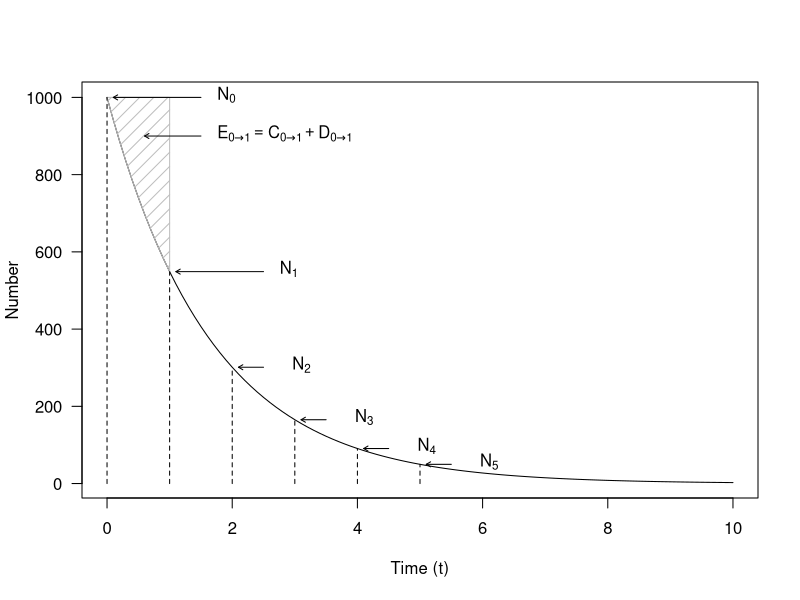
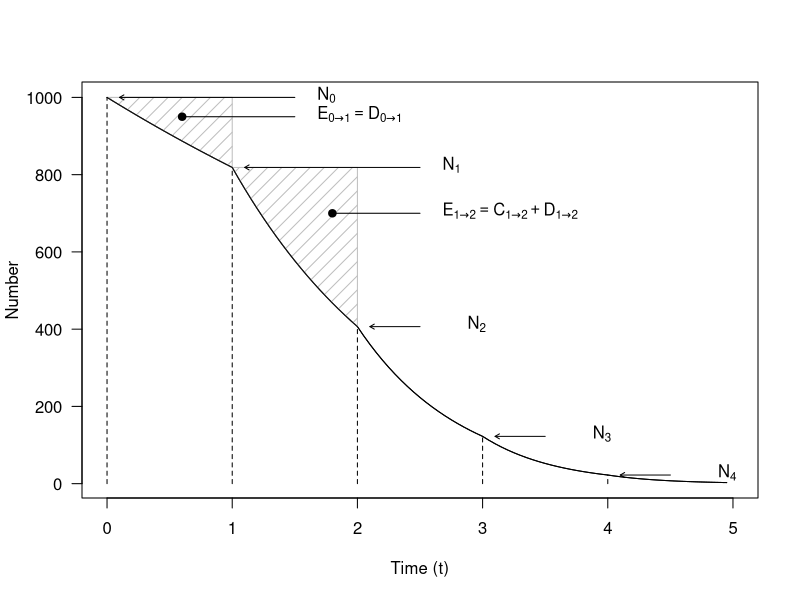
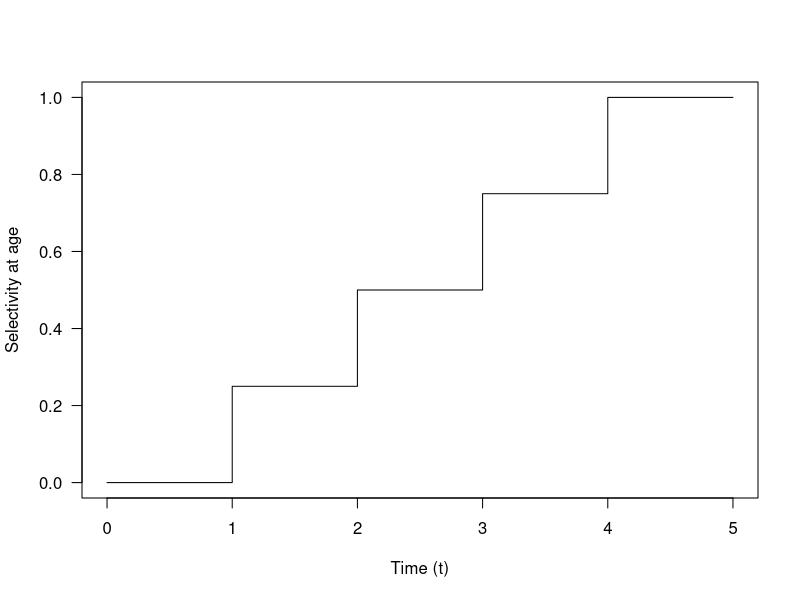

Generate these figures, in order, with R:
# CREATED 19 January 2011
# PURPOSE illustrate concepts used for stock assessment with some diagrams

##### Illustrate the exponential decay with constant M and F

postscript(file = "../Graphics/IllustrationOfExpDecay.ps")

# Define parameters
N0 <- 1e3
Z <- 0.6

# Exponential decay function
f <- function(x) return(N0 * exp(- Z * x))

# function to illustrate the location of the number at age
d.n.a <- function(x = f(seq(0,5))){
for( i in 1:length(x)){

segments(i-1,0,i-1,x[i],lty=2)
arrows(ifelse(i <= 2, i + 0.5, i-0.5), x[i], i-0.9, x[i], length = 0.05)
text(ifelse(i <= 2, i + 0.6, i - 0.2), x[i], bquote(N[.(i - 1)]), pos = 4)

}
}

###### Plot
curve(f, from = 0, to = 10, las = 1, xlab = "Time (t)", ylab = "Number")

# Display death
polygon(c(seq(0,1,length=10), 1, 0), c(f(seq(0,1,length=10)), f(0), f(0)),  density = 10, col = "gray")
arrows(1.5, 0.9 * N0, 0.6, 0.9 * N0, length = 0.05)
text(1.6, 0.9 * N0, expression(E[0 %->% 1] == C[0 %->% 1] + D[0 %->% 1]), pos = 4)
# display number at age
d.n.a()

dev.off()

##### Illustrate the exponential decay with constant M and F varying according to selectivity

# Define parameters
S <- c(0,0.25,0.5,0.75,1)
N0 <- 1e3
M <- 0.2
F <- 2

# A curve composed of many exponential functions
f <- function(x) {
  # Output
  fx <- rep(NA, length(x))

  # Exponential decay by slice
  for(i in 1:length(x)){

    if( x[i] >= 0 && x[i] < 1) fx[i] <- N0 * exp(-(M + F * S[1]) * x[i])
    if( x[i] >= 1 && x[i] < 2) fx[i] <- N0 * exp(-(M + F * S[1]) * 1) * exp(-(M + F * S[2]) * (x[i]-1))
    if( x[i] >= 2 && x[i] < 3) fx[i] <- N0 * exp(-(M + F * S[1] + M + F * S[2]) * 1) * exp(-(M + F * S[3]) * (x[i] - 2))
    if( x[i] >= 3 && x[i] < 4) fx[i] <- N0 * exp(-(M + F * S[1] + M + F * S[2] + M + F * S[3]) * 1) * exp(-(M + F * S[4]) * (x[i] - 3))
    if( x[i] >= 4 && x[i] < 5) fx[i] <- N0 * exp(-(4 * M + F * sum(S[1:4])) * 1) * exp(-(M + F * S[5]) * (x[i] - 4))
                  
                }
  #
  return(fx)
}

##### Plots

### Exponential curve
postscript(file = "../Graphics/IllustrationOfExpDecayWithSelectivity.ps")
curve(f, from = 0, to = 5, las = 1, xlab = "Time (t)", ylab = "Number")

# Display death, only death from natural causes
polygon(c(seq(0,1,length=10), 1, 0), c(f(seq(0,1,length=10)), f(0), f(0)),  density = 10, col = "gray")
segments(1.5, 0.95 * N0, 0.6, 0.95 * N0); points(0.6, 0.95 * N0, pch = 19)
text(1.6, 0.95 * N0, expression(E[0 %->% 1] == D[0 %->% 1]), pos = 4)

# Display death, both natural and fishing mortality
polygon(c(seq(1,2,length=10), 2, 1), c(f(seq(1,2,length=10)), f(1), f(1)),  density = 10, col = "gray")
segments(2.5, 0.7 * N0, 1.8, 0.7 * N0); points(1.8, 0.7 * N0, pch = 19)
text(2.6, 0.7 * N0, expression(E[1 %->% 2] == C[1 %->% 2] + D[1 %->% 2]), pos = 4)

d.n.a()
curve(f, from = 0, to = 5, las = 1, xlab = "Time (t)", ylab = "Number", add = TRUE) # Redraw to make line black
dev.off()

### Selectivity curve
postscript(file = "../Graphics/IllustrationOfSelectivityAtAge.ps")
plot(seq(0,5), c(S,1), type = "s", xlab = "Time (t)", ylab = "Selectivity at age", las = 1)     

dev.off()
